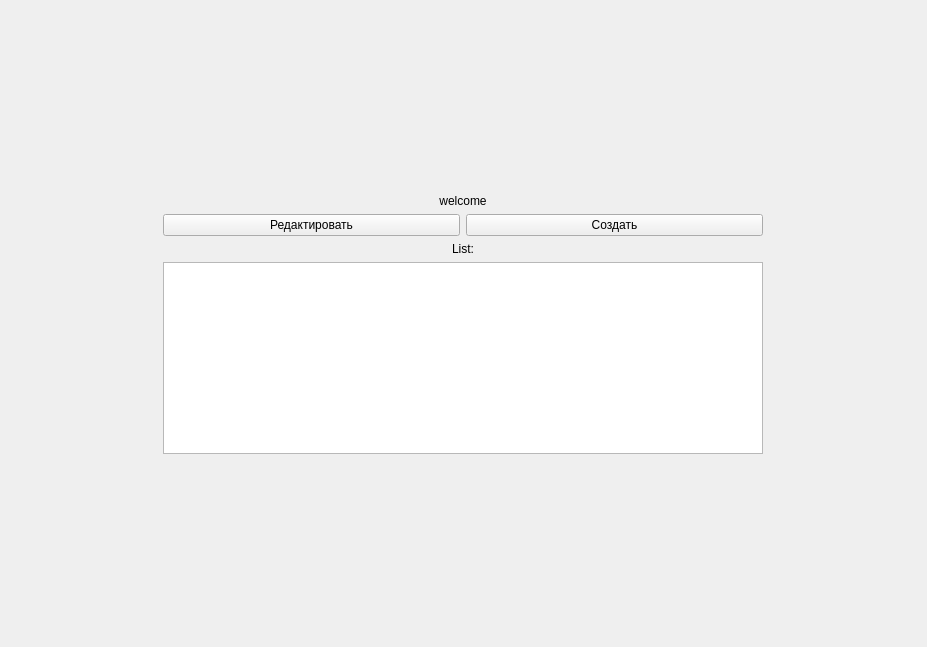
<?xml version="1.0" encoding="UTF-8"?>
<ui version="4.0">
 <class>Page_main</class>
 <widget class="QWidget" name="Page_main">
  <property name="geometry">
   <rect>
    <x>0</x>
    <y>0</y>
    <width>927</width>
    <height>647</height>
   </rect>
  </property>
  <property name="windowTitle">
   <string>Form</string>
  </property>
  <layout class="QHBoxLayout" name="horizontalLayout_2">
   <item>
    <spacer name="horizontalSpacer">
     <property name="orientation">
      <enum>Qt::Horizontal</enum>
     </property>
     <property name="sizeHint" stdset="0">
      <size>
       <width>296</width>
       <height>20</height>
      </size>
     </property>
    </spacer>
   </item>
   <item>
    <layout class="QVBoxLayout" name="verticalLayout">
     <item>
      <spacer name="verticalSpacer">
       <property name="orientation">
        <enum>Qt::Vertical</enum>
       </property>
       <property name="sizeHint" stdset="0">
        <size>
         <width>20</width>
         <height>40</height>
        </size>
       </property>
      </spacer>
     </item>
     <item>
      <widget class="QLabel" name="label">
       <property name="sizePolicy">
        <sizepolicy hsizetype="Preferred" vsizetype="Preferred">
         <horstretch>0</horstretch>
         <verstretch>0</verstretch>
        </sizepolicy>
       </property>
       <property name="text">
        <string>welcome</string>
       </property>
       <property name="alignment">
        <set>Qt::AlignCenter</set>
       </property>
      </widget>
     </item>
     <item>
      <layout class="QHBoxLayout" name="horizontalLayout">
       <item>
        <widget class="QPushButton" name="pushButton_2">
         <property name="text">
          <string>Редактировать</string>
         </property>
        </widget>
       </item>
       <item>
        <widget class="QPushButton" name="pushButton">
         <property name="text">
          <string>Создать</string>
         </property>
        </widget>
       </item>
      </layout>
     </item>
     <item>
      <widget class="QLabel" name="label_2">
       <property name="text">
        <string>List:</string>
       </property>
       <property name="alignment">
        <set>Qt::AlignCenter</set>
       </property>
      </widget>
     </item>
     <item>
      <widget class="QListWidget" name="listWidget">
       <property name="minimumSize">
        <size>
         <width>600</width>
         <height>0</height>
        </size>
       </property>
      </widget>
     </item>
     <item>
      <spacer name="verticalSpacer_2">
       <property name="orientation">
        <enum>Qt::Vertical</enum>
       </property>
       <property name="sizeHint" stdset="0">
        <size>
         <width>20</width>
         <height>40</height>
        </size>
       </property>
      </spacer>
     </item>
    </layout>
   </item>
   <item>
    <spacer name="horizontalSpacer_2">
     <property name="orientation">
      <enum>Qt::Horizontal</enum>
     </property>
     <property name="sizeHint" stdset="0">
      <size>
       <width>296</width>
       <height>20</height>
      </size>
     </property>
    </spacer>
   </item>
  </layout>
 </widget>
 <resources/>
 <connections/>
</ui>
